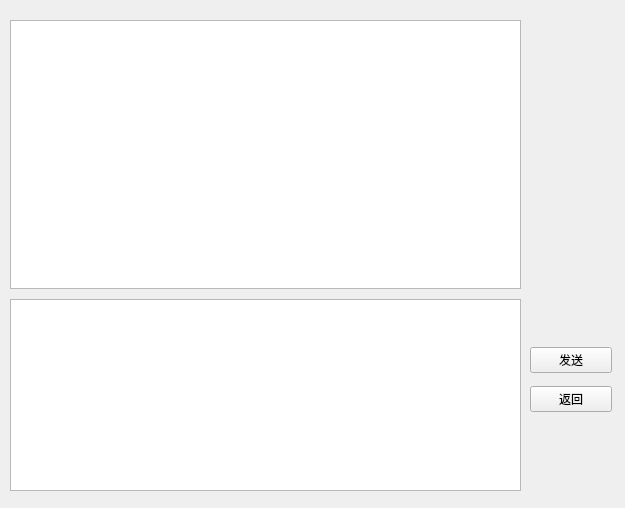
<?xml version="1.0" encoding="UTF-8"?>
<ui version="4.0">
 <class>Form</class>
 <widget class="QWidget" name="Form">
  <property name="geometry">
   <rect>
    <x>0</x>
    <y>0</y>
    <width>625</width>
    <height>508</height>
   </rect>
  </property>
  <property name="windowTitle">
   <string>Form</string>
  </property>
  <widget class="QWidget" name="layoutWidget">
   <property name="geometry">
    <rect>
     <x>10</x>
     <y>20</y>
     <width>511</width>
     <height>471</height>
    </rect>
   </property>
   <layout class="QGridLayout" name="gridLayout">
    <property name="verticalSpacing">
     <number>10</number>
    </property>
    <item row="2" column="0">
     <widget class="QTextEdit" name="sendtext">
      <property name="sizePolicy">
       <sizepolicy hsizetype="Expanding" vsizetype="Minimum">
        <horstretch>0</horstretch>
        <verstretch>0</verstretch>
       </sizepolicy>
      </property>
      <property name="minimumSize">
       <size>
        <width>0</width>
        <height>100</height>
       </size>
      </property>
     </widget>
    </item>
    <item row="1" column="0">
     <widget class="QTextEdit" name="recvtext"/>
    </item>
   </layout>
  </widget>
  <widget class="QWidget" name="layoutWidget">
   <property name="geometry">
    <rect>
     <x>530</x>
     <y>340</y>
     <width>82</width>
     <height>81</height>
    </rect>
   </property>
   <layout class="QVBoxLayout" name="verticalLayout">
    <item>
     <widget class="QPushButton" name="send">
      <property name="text">
       <string>发送</string>
      </property>
     </widget>
    </item>
    <item>
     <widget class="QPushButton" name="back">
      <property name="text">
       <string>返回</string>
      </property>
     </widget>
    </item>
   </layout>
  </widget>
 </widget>
 <resources/>
 <connections/>
</ui>
